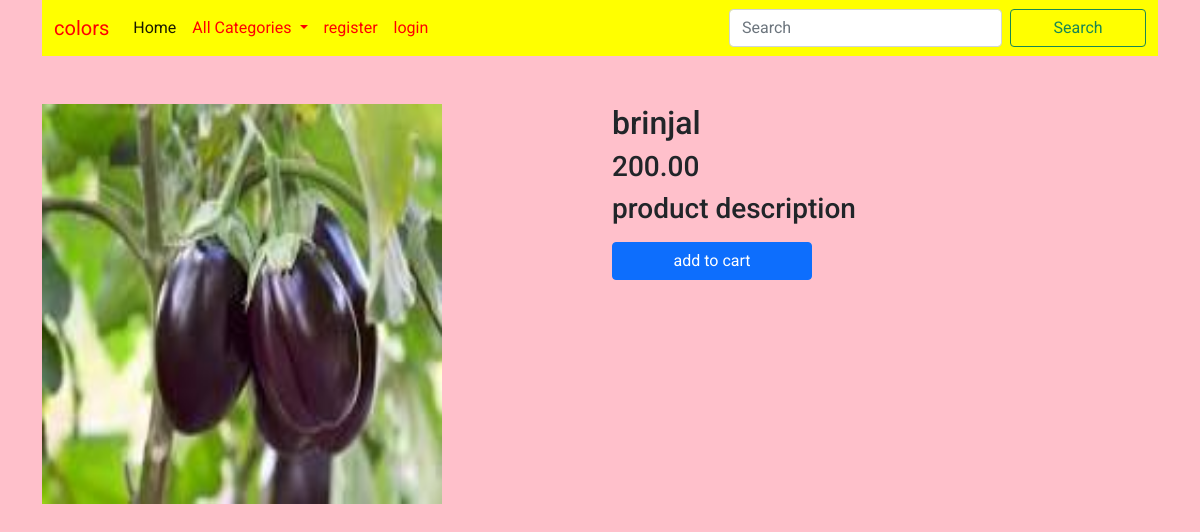
The page /prodetail/brinjal on the database its author committed.
### shop/models.py (models this page shows, shortened)
class Product(models.Model):
    name=models.CharField(max_length=250,unique=True)
    slug = models.SlugField(max_length=250, unique=True)
    description = models.TextField(blank=True)
    price=models.DecimalField(max_digits=10,decimal_places=2)
    category=models.ForeignKey(Category,on_delete=models.CASCADE)
    image=models.ImageField(upload_to='image/products',null=True,blank=True)
    stock=models.IntegerField()
    available=models.BooleanField(default=True)
    created=models.DateTimeField(auto_now_add=True)
    updated=models.DateTimeField(auto_now=True)

### shop/views.py (the view)
# urls.py: path('prodetail/<slug:p>',views.prodetail,name="prodetail" ),
def prodetail(request,p):
    p=Product.objects.get(slug=p)
    return render(request,'detail.html',{'p':p})

### cart/context_processors.py (called while the page is built, shortened)
def counter(request):
    item_count=0
    return {'item_count':item_count}

### shop/context_processors.py (called while the page is built)
def menu_links(request):
    links=Category.objects.all()
    return{'links':links}

### templates/detail.html (shortened to what this page needs)
{% extends 'base.html' %}
{% load static %}
{% block content %}
<div class="container" style="margin-bottom:100px;">
  <div class="row">
    <div class="col-sm-6 mt-5">
      <img src="{{p.image.url}}" height="400px" width="400px">
    </div>
    <div class="col-sm-6 mt-5">
      <h2>{{p.name}}</h2>
      <h3>{{p.price}}</h3>
      <h3>product description</h3>
        {% if p.stock <= 0 %}
        <h2>out of stock</h2>
        {% else %}
        <a href="{% url 'cart:add_cart' p.id %}" class="btn btn-primary">add to cart </a>
        {% endif %}
    </div>
  </div>
</div>
{% endblock %}

### static/css/custom.css (style rules this page uses)
body { background-color:pink; font-family: 'Roboto', sans-serif; }
.btn { width:200px; }

### rows shown on the page
Product: image (picture), name "brinjal", price "200.00"
